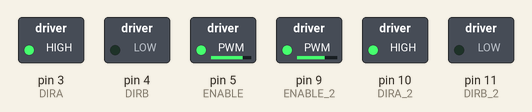
Recording of a sketch running on a simulated Arduino Uno, built with avr-gcc and run on an emulated ATmega328P. Parts: switched loads named in the sketch (green lamp = pin HIGH). What the sketch prints to the serial monitor is not drawn.

Above: at 0.05 s.
At 0.55 s:
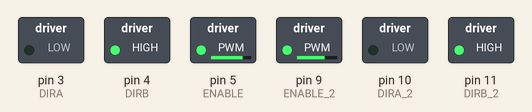
At 1.05 s:
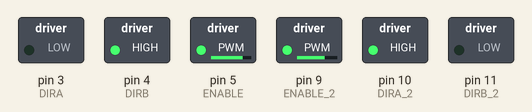
At 2.0 s:
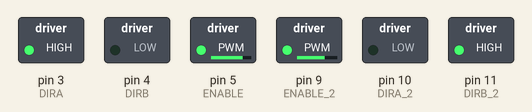
At 3.95 s:
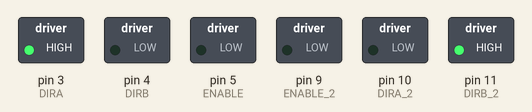
Timing chart, 0 to 5.2 s (numbered marks = the images above):
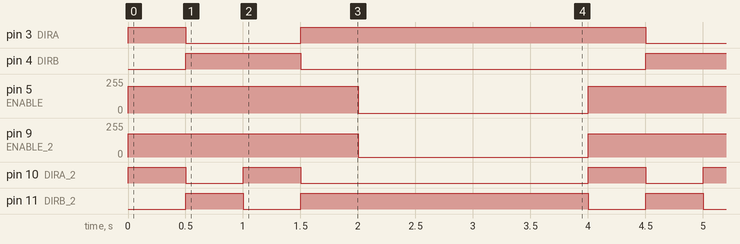

Measured:
- by itself, pin 3 (DIRA): repeats every 4.0 s: LOW 1.0 s, HIGH 3.0 s
- by itself, pin 4 (DIRB): alternates HIGH for 1.0 s and LOW for 3.0 s
- by itself, pin 5 (ENABLE): alternates 200/255 for 2.0 s and 0/255 for 2.0 s
- by itself, pin 9 (ENABLE_2): alternates 175/255 for 2.0 s and 0/255 for 2.0 s
- by itself, pin 10 (DIRA_2): repeats every 4.0 s: LOW 0.50 s, HIGH 0.50 s, LOW 2.5 s, HIGH 0.50 s
- by itself, pin 11 (DIRB_2): repeats every 4.0 s: LOW 0.50 s, HIGH 2.5 s, LOW 0.50 s, HIGH 0.50 s

The sketch:

DC_Motor_3.ino
```cpp
//www.elegoo.com
//2016.12.12

/************************
Exercise the motor using
the L293D chip
************************/

#define ENABLE 5
#define DIRA 3
#define DIRB 4
#define ENABLE_2 9
#define DIRA_2 10
#define DIRB_2 11

void setup() {
  //---set pin direction
  pinMode(ENABLE,OUTPUT);
  pinMode(DIRA,OUTPUT);
  pinMode(DIRB,OUTPUT);
  pinMode(DIRA_2,OUTPUT);
  pinMode(DIRB_2,OUTPUT);
  Serial.begin(9600);
}

void loop() {
  //---back and forth example
  Serial.println("One way, then reverse");
  digitalWrite(ENABLE,HIGH); // enable on
  digitalWrite(ENABLE_2,HIGH); // enable on

  //Use analogWrite instead of digitalWrite to send a different
  //amount of power to your motors if the car is not going straight
  //when you send the same amount of power to each motor
  analogWrite(ENABLE, 200);
  analogWrite(ENABLE_2, 175);

  //Drive both motors in one direction
  digitalWrite(DIRA,HIGH);
  digitalWrite(DIRB,LOW);
  digitalWrite(DIRA_2,HIGH);
  digitalWrite(DIRB_2,LOW);
  delay(500);

  //Drive both motors in the other direction
  digitalWrite(DIRA,LOW);
  digitalWrite(DIRB,HIGH);
  digitalWrite(DIRA_2,LOW);
  digitalWrite(DIRB_2,HIGH);
  delay(500);

  //turn one direction
  digitalWrite(DIRA,LOW);
  digitalWrite(DIRB,HIGH);
  digitalWrite(DIRA_2,HIGH);
  digitalWrite(DIRB_2,LOW);
  delay(500);

  //turn other direction
  digitalWrite(DIRA,HIGH);
  digitalWrite(DIRB,LOW);
  digitalWrite(DIRA_2,LOW);
  digitalWrite(DIRB_2,HIGH);
  delay(500);

  digitalWrite(ENABLE,LOW); // disable
  digitalWrite(ENABLE_2,LOW); // disable 2
  delay(2000);

}
```
